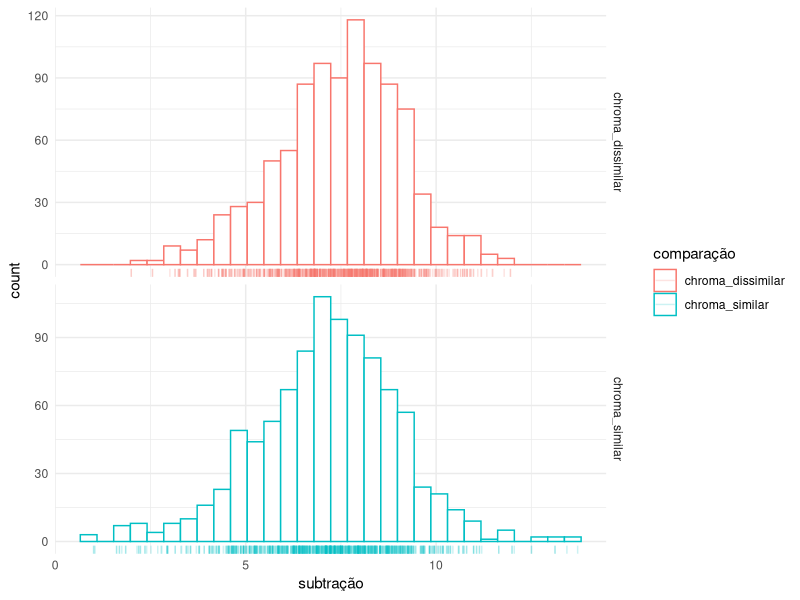
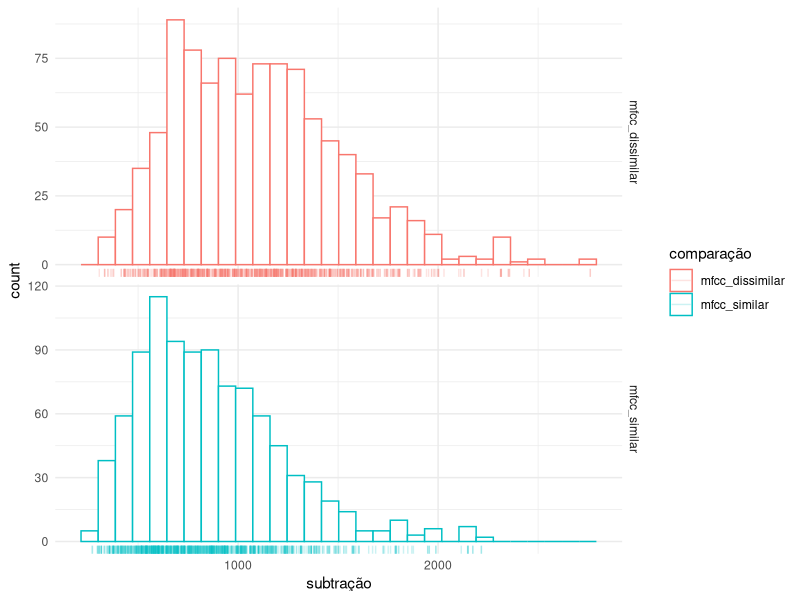

Recreate these plots in R, in order. (Note: this script raises an error after producing the figures.)
## ---- chunk 1
library(tidyverse)
library(here)
theme_set(theme_minimal())
## ---- chunk 2
dados = read_csv(here("data/threewise-distances_deepchromaOTI_sl10.csv"),
                 col_types = "cccddddddddddddl") %>%
                 select(
                     mfcc_similar = simple_mfcc_c1,
                     mfcc_dissimilar = simple_mfcc_c2,
                     mfcc_sd = simple_mfcc_c3,
                     mfcc_ds = simple_mfcc_c4,
                     mfcc_dissimilar_inv = simple_mfcc_c5,
                     mfcc_similar_inv = simple_mfcc_c6,
                     chroma_similar = simple_chroma_c1,
                     chroma_dissimilar = simple_chroma_c2,
                     chroma_sd = simple_chroma_c3,
                     chroma_ds = simple_chroma_c4,
                     chroma_dissimilar_inv = simple_chroma_c5,
                     chroma_similar_inv = simple_chroma_c6, 
                     `sim(A,B) > sim(A,C)` = `y = sim(A,B) > sim(A,C) ^ sim(B,A) > sim(B,C)`
                 )
                 
balanceados = read_csv(here("data/balanced_threewise-distances_deepchromaOTI_sl10.csv"),
                       col_types = "ddddddddddl")

dados = dados %>% 
    mutate(ABmAC_chroma = chroma_similar - chroma_dissimilar,
           ABmAC_mfcc = mfcc_similar - mfcc_dissimilar)

summary(dados)
## ---- chunk 3
box_e_pontos = function(p){
    p + 
    geom_boxplot(outlier.colour = NA, width = .2) + 
    geom_jitter(width = .15, alpha = .3, size = .5) + 
    theme(legend.position = "None")
}

## ---- chunk 4
dados %>% 
    gather(key = "comparação", value = "subtração", 
           chroma_similar, chroma_dissimilar) %>% 
    ggplot(aes(x = `subtração`, colour = `comparação`)) + 
    geom_histogram(bins = 30, fill = "white") + 
    geom_rug(alpha = .2) + 
    facet_grid(`comparação` ~ ., scales = "free")

dados %>% 
    gather(key = "comparação", value = "subtração", 
           mfcc_similar, mfcc_dissimilar) %>% 
    ggplot(aes(x = `subtração`, colour = `comparação`)) + 
    geom_histogram(bins = 30, fill = "white") + 
    geom_rug(alpha = .2) + 
    facet_grid(`comparação` ~ ., scales = "free")

## ---- chunk 5
balanceados %>% 
    ggplot(aes(x = ab_gt_ac, 
               y = ab_mfcc - ac_mfcc, 
               color = ab_gt_ac))  %>%
    box_e_pontos()
## ---- chunk 6
balanceados %>% 
    ggplot(aes(x = ab_gt_ac, 
               y = ab_chroma - ac_chroma, 
               color = ab_gt_ac))  %>%
    box_e_pontos()

balanceados %>% 
    ggplot(aes(x = ab_gt_ac, 
               y = ab_chroma_simetric1 - ac_chroma_simetric1, 
               color = ab_gt_ac))  %>%
    box_e_pontos()


balanceados %>% 
    ggplot(aes(x = ab_gt_ac, 
               y = ab_chroma_simetric1 - ac_chroma_simetric2, 
               color = ab_gt_ac))  %>%
    box_e_pontos()


## ---- chunk 7
dados %>% 
    ggplot(aes(x = mfcc_similar, y = mfcc_dissimilar)) + 
    geom_point() + 
    geom_abline(slope = 1, intercept = 0)
## ---- chunk 8
balanceados %>% 
    ggplot(aes(x = ab_chroma - ac_chroma, 
               y = ab_mfcc - ac_mfcc,
               color = ab_gt_ac)) + 
    geom_point(size = .8, alpha = .8) 

## ---- chunk 9
balanceados %>% 
    ggplot(aes(x = ab_chroma - ac_chroma, 
               y = ab_mfcc - ac_mfcc,
               fill = ab_gt_ac)) +  
    # geom_point(size = 3, alpha = .3)
    geom_hex(alpha = .5)
## ---- chunk 10
balanceados %>% 
    ggplot(aes(x = ab_chroma - ac_chroma, 
               y = ab_mfcc - ac_mfcc,
               color = ab_gt_ac)) +  
    geom_density2d()
## ---- chunk 11
library(broom)

tofit = balanceados %>%  
    mutate(chroma = ab_chroma - ac_chroma, 
           mfcc = ab_mfcc - ac_mfcc)
m = glm(ab_gt_ac ~ chroma + mfcc, family = "binomial", tofit)

tidy(m, exponentiate = T)

w_predictions = augment(m, 
                        type.predict = "response") 

w_predictions = w_predictions %>% 
  mutate(predicted = ifelse(.fitted > .5, "1", "0"))

table(w_predictions$predicted, w_predictions$ab_gt_ac)

w_predictions %>% 
    summarise(acc = sum((predicted == 1) == ab_gt_ac) / n())
## ---- chunk 12
triplasl = dados %>%
    arrange(-mfcc_AB) %>%
    mutate(t = 1:n()) %>%
    gather(
    key = "comparação",
    value = "valor",
    mfcc_similar,
    mfcc_dissimilar,
    mfcc_BC,
    chroma_AB,
    chroma_AC,
    chroma_BC
    )
# 
# triplasl %>% 
#     group_by(`comparação`) %>% 
#     summarise(media = mean(`valor`), 
#               mediana = median(valor), 
#               min = min(valor), 
#               max = max(valor))

# triplasl %>% 
#     # filter(t <= 10) %>% 
#     ggplot(aes(x = t,  y = `valor`, colour = `comparação`)) + 
#     geom_point(alpha = 1, size = 1)

